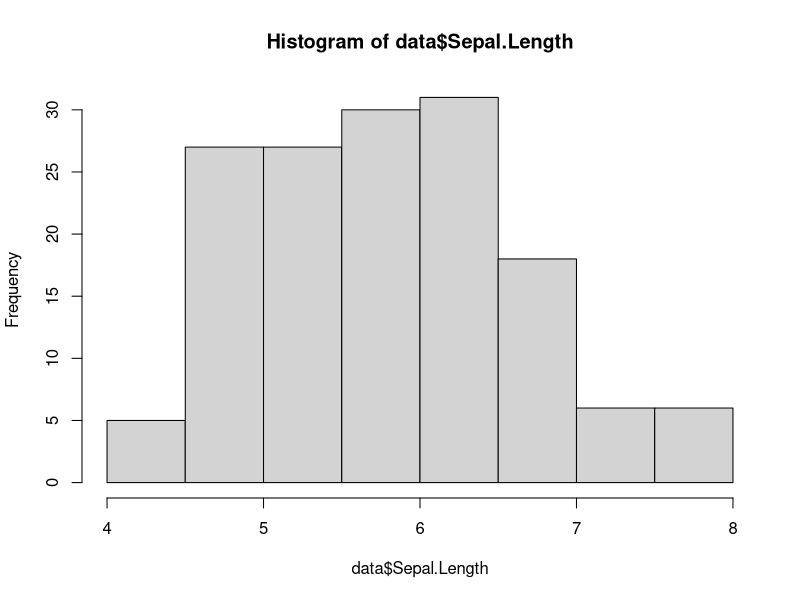
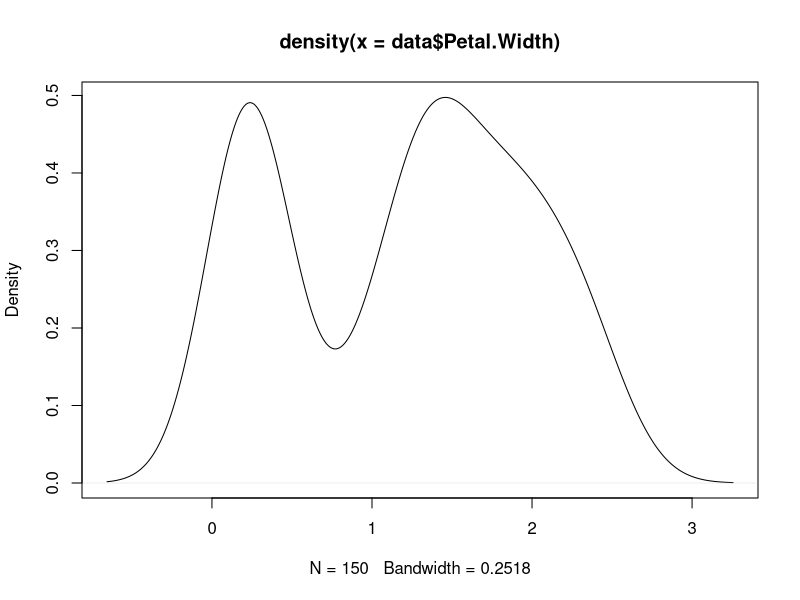
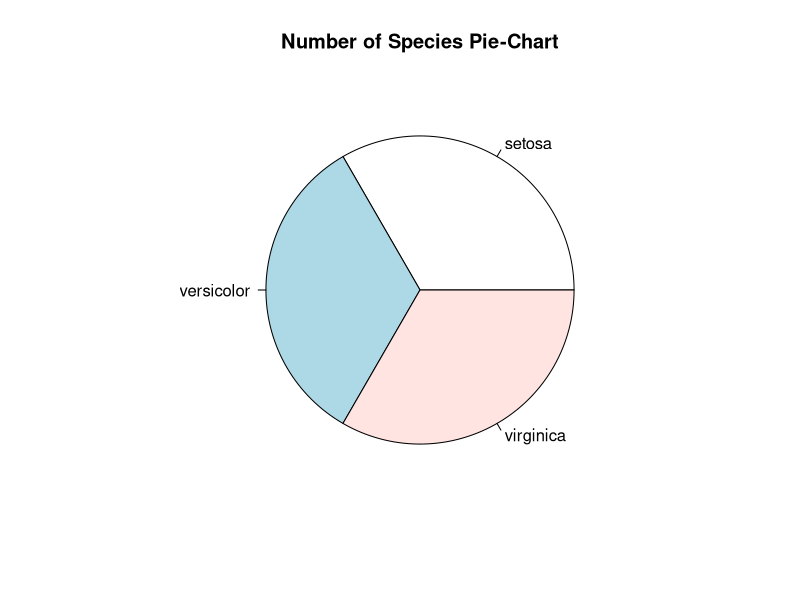
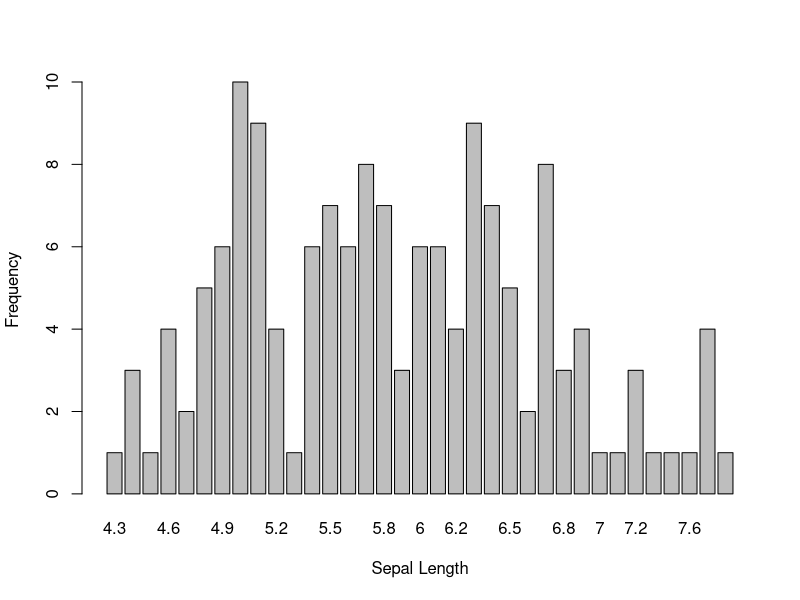
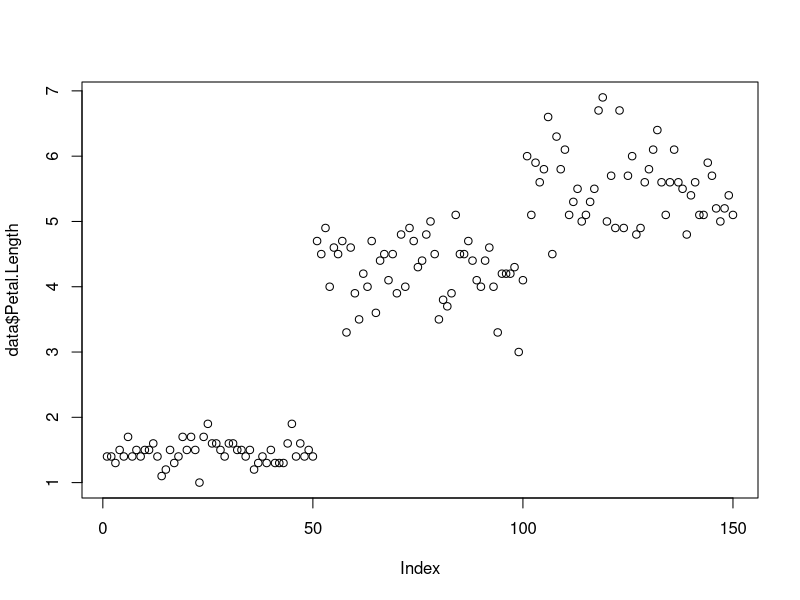

Generate these figures, in order, with R:

#load the Iris dataset
data <- iris

#exploring the dataset
#structure of the dataset
str(data)

#summary of the dataset
summary(data)

#rows from beginning of the dataset
head(data)

#rows from end of the dataset
tail(data)

#mean of Sepal.Length
mean(data$Sepal.Length)

#median of Sepal.Width
median(data$Sepal.Width)

#range of Petal.Length
range(data$Petal.Length)

#variance of Petal.Width
var(data$Petal.Width)

#finding quantiles for Sepal.Length
quantile(data$Sepal.Length)

#tabular representation of number of species
table(data$Species)

#covariance between Sepal.Length and Petal.Length
cov(data$Sepal.Length,data$Petal.Length)

#correlation between Sepal.Length and Petal.Length
cor(data$Sepal.Length,data$Petal.Length)



#visulaizing the dataset
#histogram of Sepal.Lentgh
hist(data$Sepal.Length)

#curve indicating Petal.Width density
plot(density(data$Petal.Width))

#pie-chart of number of species
pie(table(data$Species), main="Number of Species Pie-Chart")

#bar-graph of Sepal Length
barplot(table(data$Sepal.Length), xlab="Sepal Length", ylab="Frequency")

#scatter-plot of Petal.Length vs Row Index
plot(data$Petal.Length)

#graphs are saved in a PDF file

